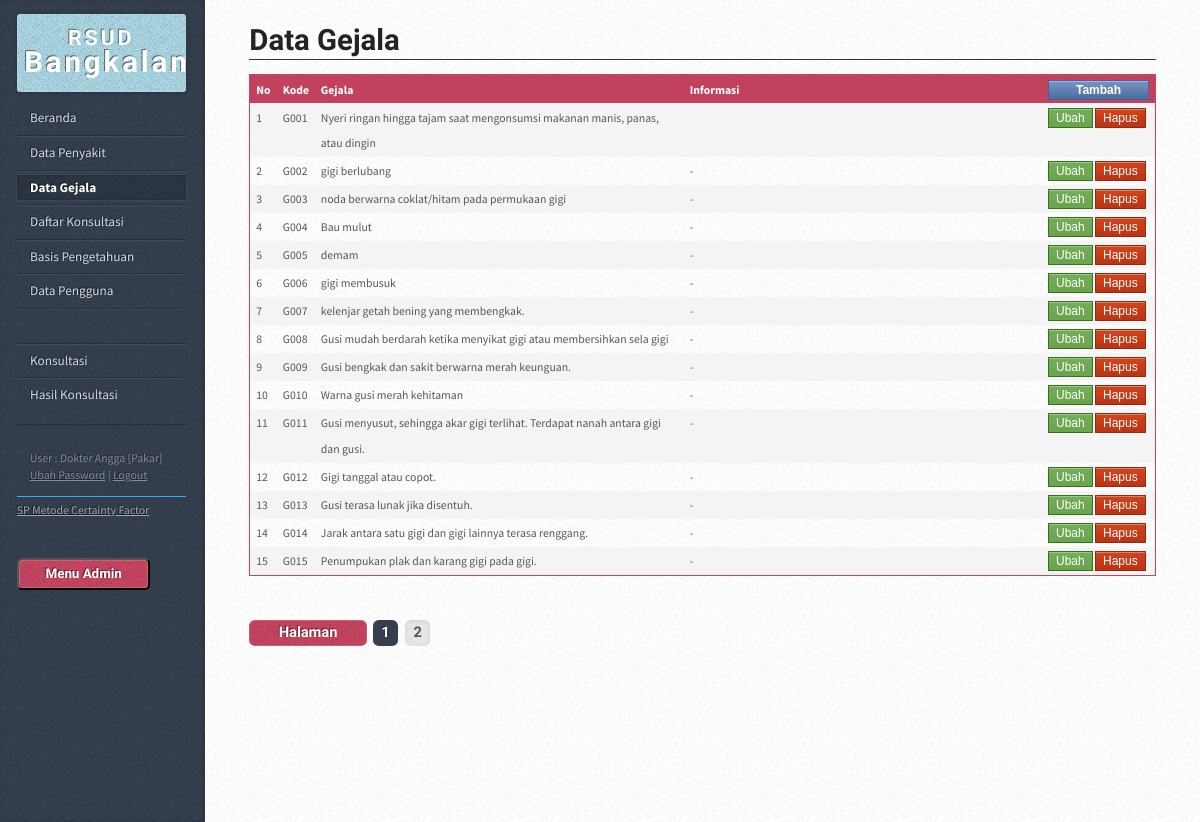
The page /?hal=gejala (signed in) on the database its author committed.
### tables this page shows
CREATE TABLE `cf_gejala` (
  `id_gejala` int(11) NOT NULL,
  `kd_gejala` char(4) NOT NULL,
  `gejala` varchar(200) NOT NULL,
  `informasi` varchar(150) NOT NULL
);

CREATE TABLE `cf_pengguna` (
  `id_pengguna` int(11) NOT NULL,
  `nama` varchar(50) NOT NULL,
  `username` varchar(20) NOT NULL,
  `password` varchar(50) NOT NULL,
  `tipe` int(1) NOT NULL
);

### config/library.php (called while the page is built, shortened)
<?php
function antiinjec($data){
  $filter_sql = mysql_real_escape_string(stripslashes(strip_tags(htmlspecialchars($data,ENT_QUOTES))));
  return $filter_sql;
}
?>

### config/koneksi.php (called while the page is built, shortened)
<?php
function querydb($query)
{
	$result=mysql_query($query) or die ("gagal melakukan Query=$query");
	return $result;
}
?>

### data_gejala.php (the view, shortened to what this page needs)
<article class="box post post-excerpt">
    <header>
        <h2><a href="#">Data Gejala </a></h2>
    </header>
    <table width="100%" class="default" border="1">
      <tr>
        <th width="3%">No</th>
        <th width="4%">Kode</th>
        <th width="44%">Gejala</th>
        <th width="43%">Informasi</th>
        <th width="6%"><a href="?hal=gejala-input&act=tambah" class="btn_biru">Tambah</a></th>
      </tr>
      <?php
      $halaman=@$_GET['halaman'];
      $perhalaman=15;
      $query_part ="SELECT id_gejala, kd_gejala, gejala, informasi FROM cf_gejala
                    WHERE (gejala LIKE '%$txtcari%')";
      $hasil_part = querydb($query_part);
      $jmlhalaman_part = ceil(mysql_num_rows($hasil_part)/$perhalaman);
      if (!isset($halaman) || intval($halaman)==0)
      {
      $halaman=0;
      }
      else
      {
      $halaman=$halaman-1;
      }
      $halamannya = $halaman * $perhalaman;
      $nomor=$halamannya;
      $query="SELECT id_gejala, kd_gejala, gejala, substring(informasi, 1, 45) as informasi_min, informasi FROM cf_gejala
              WHERE (gejala LIKE '%$txtcari%')
              ORDER BY kd_gejala ASC LIMIT $halamannya, $perhalaman" ;
      $hquery=querydb($query);
      while ($data_tbl=mysql_fetch_assoc($hquery)) {
      $nomor=$nomor+1;
      ?>
      <tr>
        <td><?php echo $nomor; ?></td>
        <td><?php echo $data_tbl['kd_gejala']; ?></td>
        <td><?php echo $data_tbl['gejala']; ?></td>
        <td><?php echo $data_tbl['informasi_min']; if(strlen($data_tbl['informasi_min'])< strlen($data_tbl['informasi'])) { echo "..."; } ?></td>
        <td>
        <a href="?hal=gejala-input&act=ubah&id=<?php echo $data_tbl['id_gejala']; ?>" class="btn_hijau">Ubah</a>
        <a href="#" class="btn_merah" onclick="konfirmasi<?php echo $data_tbl['id_gejala']; ?>()">Hapus</a>
        </td>
      </tr>
      <?php } ?>
    </table>
</article>
<div class="pagination">
    <a href="#" class="button previous">Halaman</a>
    <div class="pages">
    <?php
        for($j=1;$j<($jmlhalaman_part+1);$j++)
        {
        ?>
        <a href="?hal=gejala&halaman=<?php echo"$j"; ?>" title="Halaman : <?php echo"$j"; ?>" class="<?php if (($halaman+1)==$j) { echo"active"; } ?>"><?php echo"$j"; ?></a>
        <?php }
    ?>
    </div>
</div>

### index.php (shortened to what this page needs)
<?php
include "config/library.php";
include "config/koneksi.php";
$hal=antiinjec(@$_GET['hal']);
$ses_nama_pengguna=@$_SESSION['ses_nama_pengguna'];
if($ses_nama_pengguna=="")
{
	header("location:login.php");
} else {
	$queryadm="SELECT * FROM cf_pengguna WHERE username='$ses_nama_pengguna'";
	$hasiladm=querydb($queryadm);
	$dataadm=mysql_fetch_array($hasiladm);
	$tipen=0;
	if($dataadm['tipe']==1) { $tipe_pengguna="Pakar"; $tipen=1; }
	elseif($dataadm['tipe']==2) { $tipe_pengguna="Konsultan"; $tipen=2; }
?>
<!DOCTYPE HTML>
<html>
	<head>
		<link rel="stylesheet" href="assets/css/main.css" />
	</head>
	<body>
			<div id="content">
				<div class="inner">
					<?php
					if($hal=="penyakit") { include "data_penyakit.php"; }
					elseif($hal=="penyakit-input") { include "input_penyakit.php"; }
					elseif($hal=="gejala") { include "data_gejala.php"; }
					elseif($hal=="gejala-input") { include "input_gejala.php"; }
					elseif($hal=="basis") { include "data_basis.php"; }
					elseif($hal=="basis-input") { include "input_basis.php"; }
					elseif($hal=="pengguna") { include "data_pengguna.php"; }
					elseif($hal=="pengguna-input") { include "input_pengguna.php"; }
					elseif($hal=="konsultasi") { include "konsultasi.php"; }
					elseif($hal=="konsultasi-gejala") { include "konsultasi_gejala.php"; }
					elseif($hal=="konsultasi-hasil") { include "konsultasi_hasil.php"; }
					elseif($hal=="konsultasi-selesai") { include "konsultasi_selesai.php"; }
					elseif($hal=="konsultasi-list") { include "data_konsultasi.php"; }
					elseif($hal=="konsultasi-view") { include "data_konsultasi_view.php"; }
					elseif($hal=="ubah-password") { include "input_password.php"; }
					else{ include "home.php"; }
					?>
				</div>
			</div>
			<div id="sidebar">
					<h1 id="logo"><a href="#"><span style="font-size:0.73em">RSUD</span> Bangkalan</a></h1>
					<nav id="nav">
						<ul>
							<li <?php if($hal=="") { echo "class='current'"; } ?>><a href="./">Beranda</a></li>
							<?php if($tipen==1) { ?>
							<li <?php if($hal=="penyakit" || $hal=="penyakit-input") { echo "class='current'"; } ?>><a href="?hal=penyakit">Data Penyakit</a></li>
							<li <?php if($hal=="gejala" || $hal=="gejala-input") { echo "class='current'"; } ?>><a href="?hal=gejala">Data Gejala</a></li>
                            <li <?php if($hal=="konsultasi-list" || $hal=="konsultasi-view") { echo "class='current'"; } ?>><a href="?hal=konsultasi-list">Daftar Konsultasi</a></li>
                            <li <?php if($hal=="basis" || $hal=="basis-input") { echo "class='current'"; } ?>><a href="?hal=basis">Basis Pengetahuan</a></li>
                            <li <?php if($hal=="pengguna" || $hal=="pengguna-input") { echo "class='current'"; } ?>><a href="?hal=pengguna">Data Pengguna</a></li>
                            <li><a>&nbsp;</a></li>
							<?php } ?>
                            <li <?php if($hal=="konsultasi" || $hal=="konsultasi-gejala") { echo "class='current'"; } ?>><a href="?hal=konsultasi">Konsultasi</a></li>
							<li <?php if($hal=="konsultasi-hasil") { echo "class='current'"; } ?>><a href="?hal=konsultasi-hasil">Hasil Konsultasi</a></li>
						</ul>
					</nav>
                	<div id="copyright">
                    	<p>
                        	User : <?php echo $dataadm['nama']; ?> [<?php echo $tipe_pengguna; ?>]<br>
                            <a href="?hal=ubah-password">Ubah Password</a> | <a href="logout.php">Logout</a><br>
                            <div style="border-bottom:1px solid #2dafff;"></div>
                            <a href="http://aplikasi-sistem-pakar-metode-certainty-factor.htm" target="_blank">SP Metode Certainty Factor</a><br>
                        </p>
                    </div>
                    <ul class="nav navbar-nav navbar-right">
            				<a href="login.php" target="_blank"><button type="button" class="btn btn-default navbar-btn">Menu Admin</button></a>
    					</ul>
			</div>
	</body>
</html>
<?php closedb(); } ?>

### rows shown on the page
cf_gejala: kd_gejala "G001", gejala "Nyeri ringan hingga tajam saat mengonsumsi makanan manis, panas, atau dingin"
cf_gejala: kd_gejala "G002", gejala "gigi berlubang", informasi_min "-"
cf_gejala: kd_gejala "G003", gejala "noda berwarna coklat/hitam pada permukaan gigi", informasi_min "-"
cf_gejala: kd_gejala "G004", gejala "Bau mulut", informasi_min "-"
cf_gejala: kd_gejala "G005", gejala "demam", informasi_min "-"
cf_gejala: kd_gejala "G006", gejala "gigi membusuk", informasi_min "-"
cf_gejala: kd_gejala "G007", gejala "kelenjar getah bening yang membengkak.", informasi_min "-"
cf_gejala: kd_gejala "G008", gejala "Gusi mudah berdarah ketika menyikat gigi atau membersihkan sela gigi", informasi_min "-"
cf_gejala: kd_gejala "G009", gejala "Gusi bengkak dan sakit berwarna merah keunguan.", informasi_min "-"
cf_gejala: kd_gejala "G010", gejala "Warna gusi merah kehitaman", informasi_min "-"
cf_gejala: kd_gejala "G011", gejala "Gusi menyusut, sehingga akar gigi terlihat. Terdapat nanah antara gigi dan gusi.", informasi_min "-"
cf_gejala: kd_gejala "G012", gejala "Gigi tanggal atau copot.", informasi_min "-"
cf_gejala: kd_gejala "G013", gejala "Gusi terasa lunak jika disentuh.", informasi_min "-"
cf_gejala: kd_gejala "G014", gejala "Jarak antara satu gigi dan gigi lainnya terasa renggang.", informasi_min "-"
cf_gejala: kd_gejala "G015", gejala "Penumpukan plak dan karang gigi pada gigi.", informasi_min "-"
cf_pengguna: nama "Dokter Angga", tipe "Pakar"
